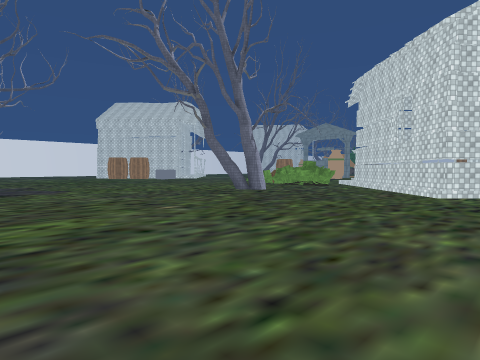
View 1 (above)

23 first-person views from a walk through a 3-D level made in the Unity game engine. The camera is 1.5 m above the floor, tilts 2° down and sees 75° across. The floor is counted in squares, 2 m on a side. Each view is taken from the middle of a square. On the plan, view 1 faces up. The plan holds only what a view shows up to about 10 squares ahead; the rest is blank. The place goes on beyond the plan. The player is left out. Some surface patterns are stand-ins.

View 2
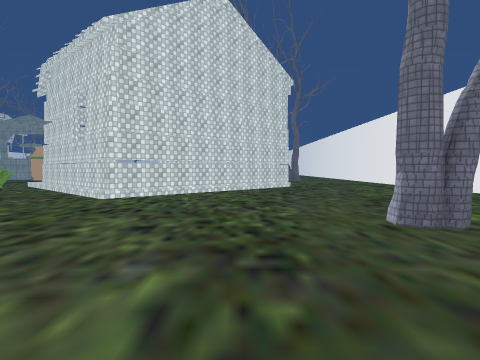

View 3
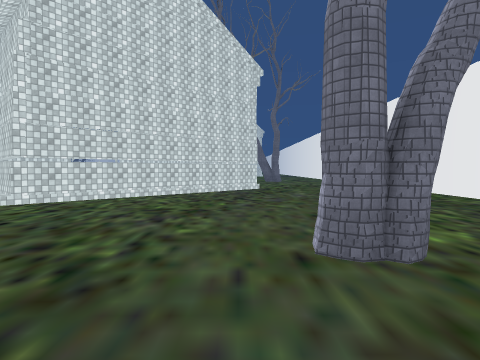

View 4
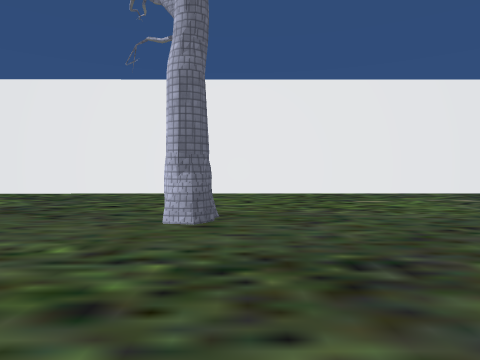

View 5
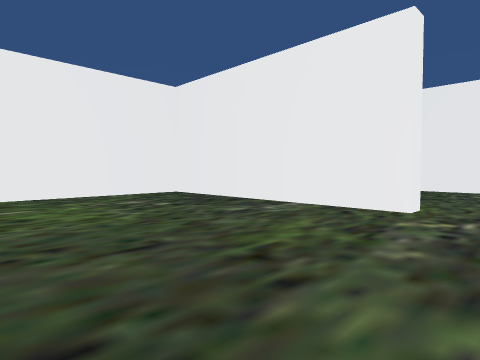

View 6
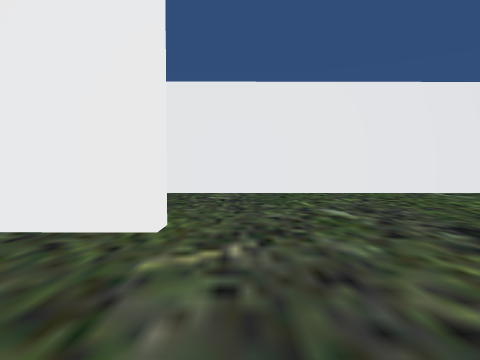

View 7
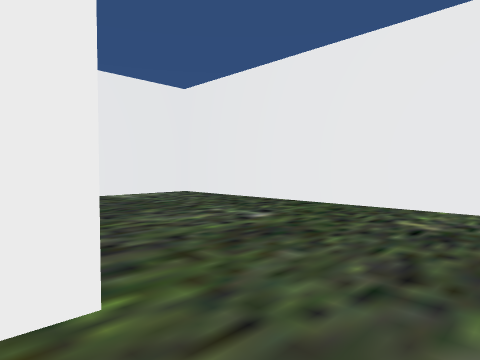

View 8
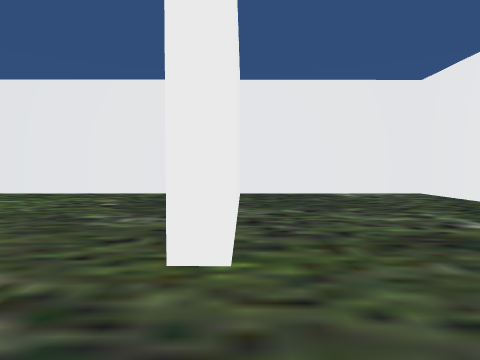

View 9
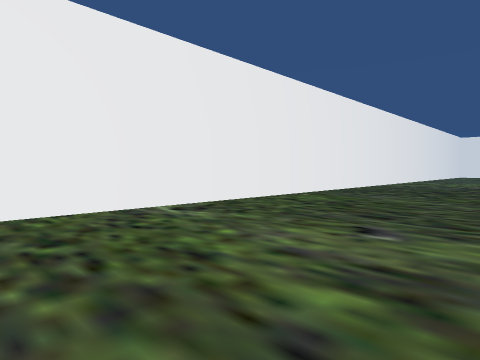

View 10
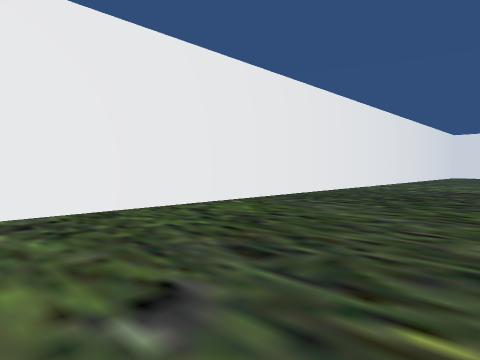

View 11
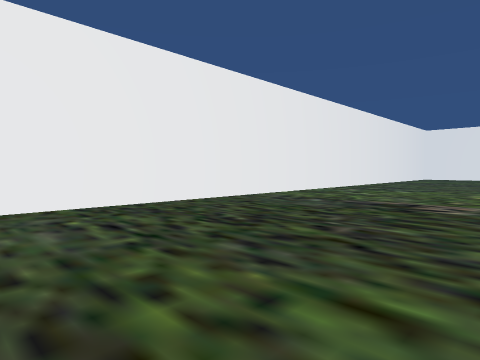

View 12
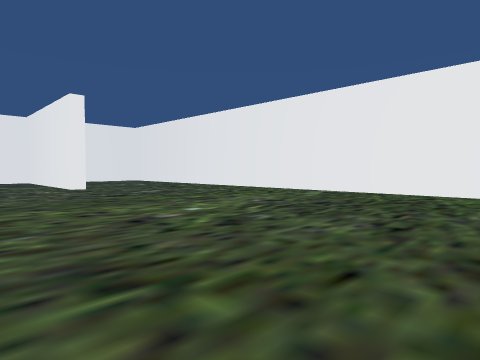

View 13
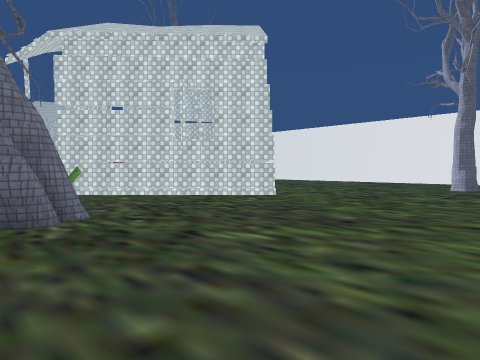

View 14
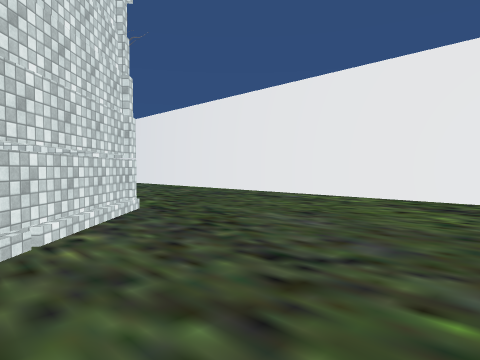

View 15
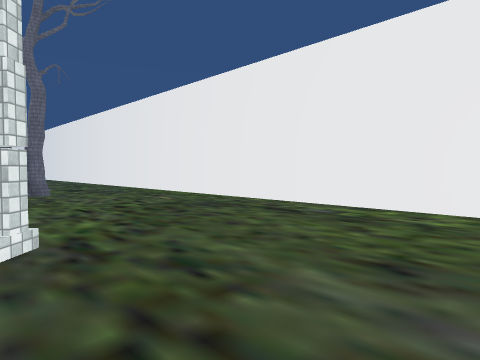

View 16
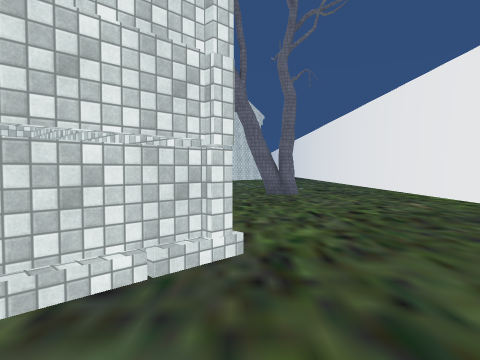

View 17
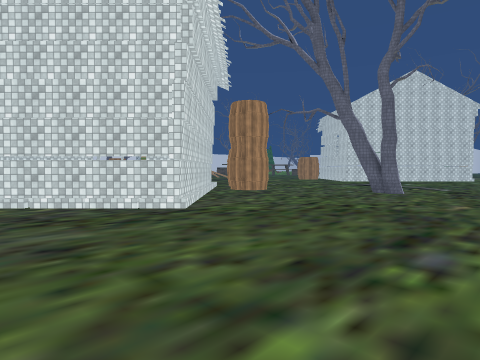

View 18
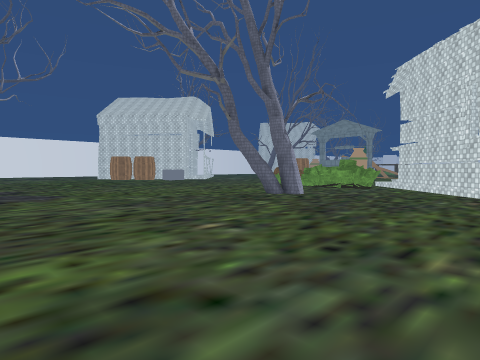

View 19
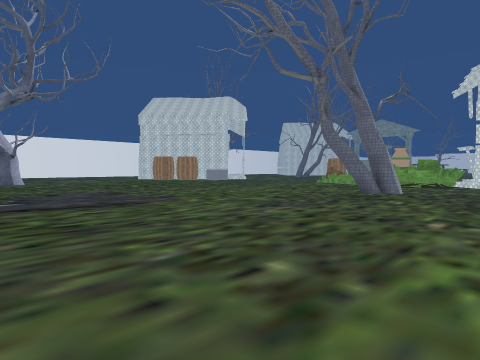

View 20
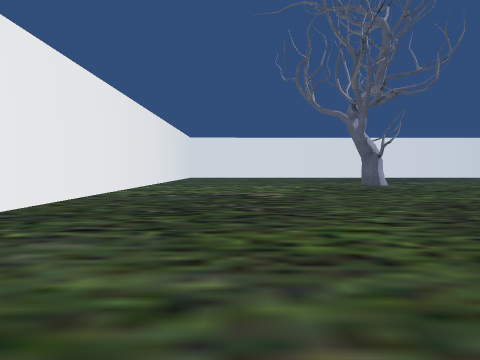

View 21
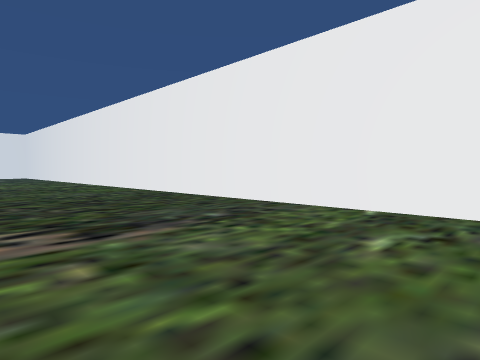

View 22
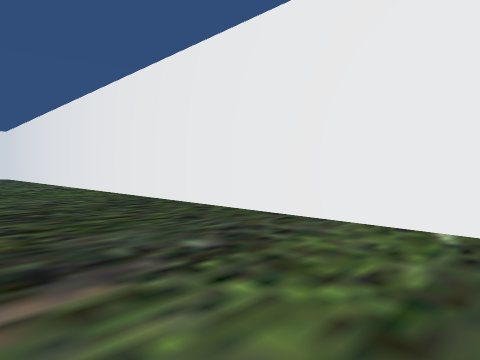

View 23
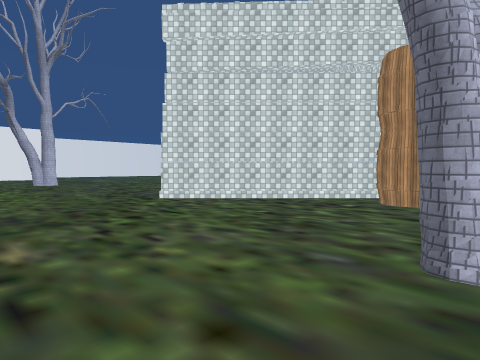

### Floor plan
Points are (right, up) in squares from view 1. A wall is a line through its corners. A room is listed if a view was taken in it or the views show most of it. See-through windows are left out.
Room 1 (views 1, 2, 3, 4, 5, 6, 7, 8, 9, 10, 11, 12, 13, 14, 15, 16, 17, 18, 19, 20, 21, 22, 23)
walls: (5.2, 8.1) (5.2, 12.6); (0.4, 11.4) (0.3, 11.9); (0.6, 11.4) (-0.3, 11.5) (-0.7, 11.7); (0.5, 11.5) (0.2, 12); (0.7, 11.6) (-0.3, 11.5); (6.8, 0.6) (6.5, 1.3); (7, 0.8) (6.5, 1) (6.6, 1.5); (7.1, 0.7) (6.5, 1); (7.2, 0.9) (6.5, 1); (2.2, -7.2) (-1.3, -3.6) (-0.9, -3.3) (3.7, -8); (4.5, -8) (21.4, 9); (12.9, 12.5) (12.8, 8.1) (5, 8.1); (-19.5, 6.6) (-0.1, -12.7) (3.8, -8.8); (18.4, 11.7) (18, 12); (18.6, 11.7) (18.1, 11.9); (18.7, 11.5) (18, 12)
low walls: (5, 8.1) (5, 12.5)

Where each view was taken, in squares from view 1:
view 1: 0 up, 0 right, facing up
view 2: 0 up, 2 right, facing up-right
view 3: 0 up, 4 right, facing up-right
view 4: 4 up, 3 right, facing down-right
view 5: 2 up, 2 right, facing down
view 6: 0 up, 1 right, facing down-left
view 7: 2 down, 2 left, facing down
view 8: 2 down, 3 left, facing down-right
view 9: 1 down, 4 left, facing left
view 10: 1 up, 6 left, facing left
view 11: 5 up, 9 left, facing left
view 12: 8 up, 7 left, facing down
view 13: 9 up, 4 left, facing right
view 14: 6 up, 7 right, facing right
view 15: 6 up, 10 right, facing right
view 16: 6 up, 11 right, facing up-right
view 17: 2 up, 14 right, facing up
view 18: 2 up, 1 left, facing up
view 19: 2 up, 4 left, facing up
view 20: 2 up, 9 left, facing up-left
view 21: 12 up, 17 left, facing down
view 22: 10 up, 17 left, facing down
view 23: 10 up, 21 right, facing left
